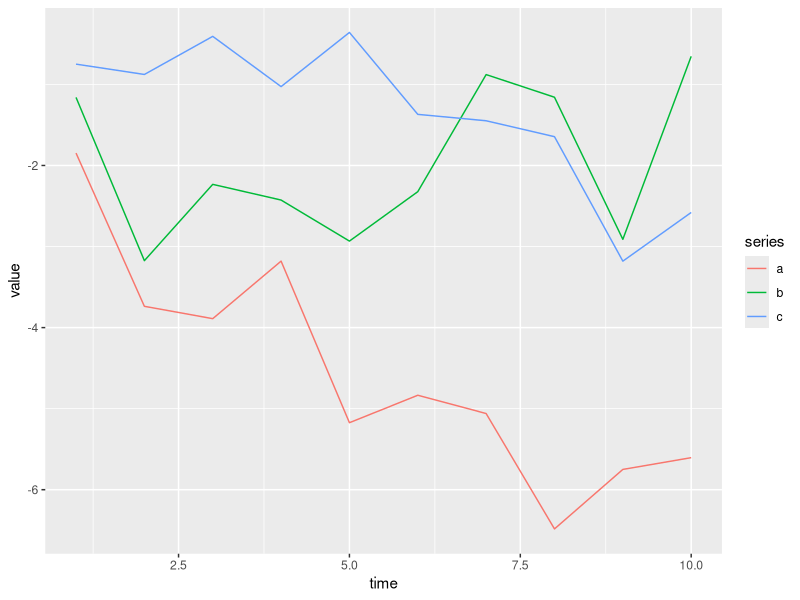
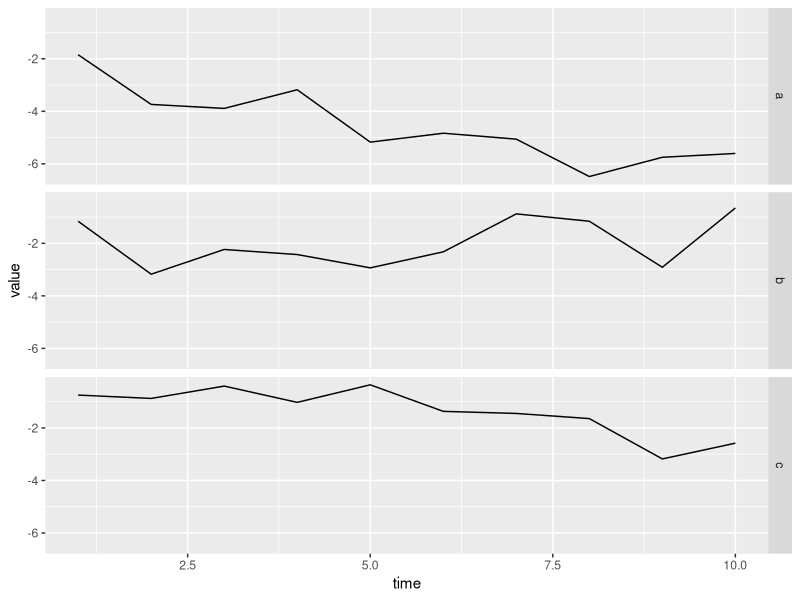
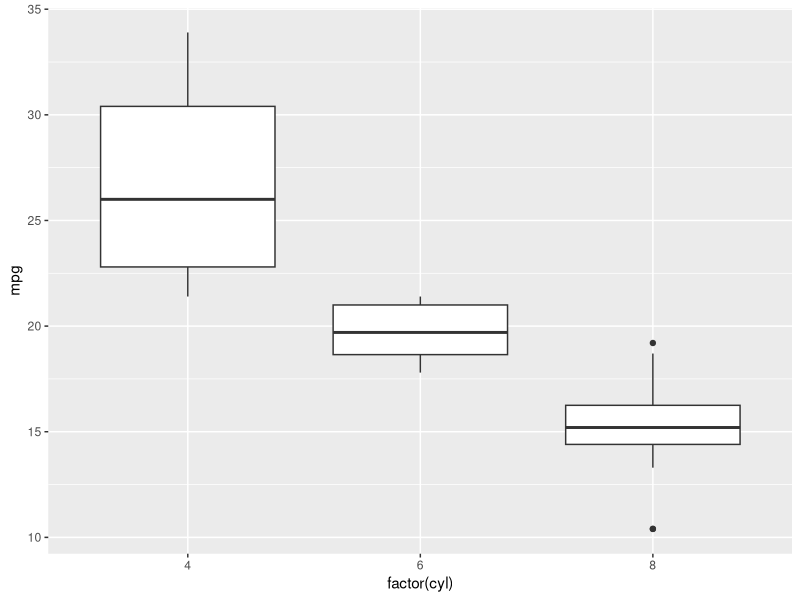

Write R code to recreate these figures, in order. (Note: this script raises an error after producing the figures.)
# -----------------------------------------------------------------------------
# 基本图形化展现

# -----------------------------------------------------------------------------
# 图形输出到另外一个文件
#jpeg("graphys/clustercenters.s01.vpm.boxplot.簇中心的月用电量箱线图.jpg") # jpeg图很模糊
#pdf.options(encoding='ISOLatin2.enc')						# 不能解决中文名报错的问题
#pdf.options(encoding = "CP1250")						# 不能解决中文名报错的问题
#pdf(c("graphys/clustercenters.s01.vpm.boxplot.簇中心的月用电量箱线图.pdf"))	# 中文名字会报错! 

pdf("graphys/clustercenters.s01.vpm.boxplot.pdf")
# 重置图形输出
dev.off()
# -----------------------------------------------------------------------------
# 安装包
#install.packages("ggplot2")
#library("ggplot2")

#------------------------------------------------------------------------------
# 平行坐标图

# -------------------------------------
# 图例
# 图例-为每一个列画图
require(ggplot2)
require(reshape)
df <- data.frame(time = 1:10,
                 a = cumsum(rnorm(10)),
                 b = cumsum(rnorm(10)),
                 c = cumsum(rnorm(10)))
df.vertical <- melt(df ,  id = 'time', variable_name = 'series')
# plot on same grid, each series colored differently -- 
# good if the series have same scale
ggplot(df.vertical, aes(time,value)) + geom_line(aes(colour = series))

# or plot on different plots
ggplot(df.vertical, aes(time,value)) + geom_line() + facet_grid(series ~ .)
#------------------------------------------------------------------------------
# 箱线图
p <- ggplot(mtcars, aes(factor(cyl), mpg))
p + geom_boxplot()

# 


# --------------------------------------------
# 方法一
p <- ggplot(vpm.v, aes(x=ym))		# defaults
p + geom_boxplot(aes(y=value))			# ok
p + geom_boxplot(aes(y=value, colour = rowid))	# ok but WRONG?????

p + stat_bin(geom="area")
p + stat_bin(geom="point")
p + stat_bin(geom="line")

p + geom_histogram(aes(fill = rowid))
p + geom_histogram(aes(y = ..density..))
# --------------------------------------------
# 方法二:  与方法一等价
p <- ggplot(vpm.v, aes(x=ym,y=value))	# defaults
p + geom_boxplot()			# ok
p + geom_boxplot(aes(colour = rowid))	# ok but WRONG?????
# --------------------------------------------
p + geom_histogram()
p + stat_bin(geom="area")
p + stat_bin(geom="point")
p + stat_bin(geom="line")

p + geom_histogram(aes(fill = clarity))
p + geom_histogram(aes(y = ..density..))
# ------------------------------------------------
dev.new()

ggplot(df.vertical, aes(time,value)) + geom_line(aes(colour = series))
ggplot(vpm.v, aes(rowid,value)) + geom_line(aes(colour = ym))

ggplot(vpm.v, aes(ym,value)) + geom_line(aes(colour = rowid))
# ------------------------------------------------
# *****************************************************************************
# 图例1
# 图形输出到另外一个目录
#pdf("graphys/legend01.pdf")
jpeg("graphys/legend01.jpg")

# 将colour参数设置在散点图第一层
p <- ggplot(data=mpg,aes(x=displ,y=hwy,colour=factor(cyl)))
p + geom_point() + geom_smooth()

# 重置图形输出
dev.off()

# -----------------------------------------------
# 图例2
# 图形输出到另外一个目录
#pdf("graphys/legend02.pdf")
jpeg("graphys/legend01.jpg")

# 对整体数据进行平滑，可将colour参数设置在散点图层内而非第一层，这样第三层的平滑图形就不会受到colour参数的影响。
p <- ggplot(mpg,aes(x=displ,y=hwy))
p + geom_point(aes(colour=factor(cyl))) + geom_smooth()

# 重置图形输出
dev.off()
# -----------------------------------------------
# 图例-箱线图 << R in action >>
library(ggplot2)
mtcars$cylinder <- as.factor(mtcars$cyl)
qplot(cylinder, mpg, data=mtcars, geom=c("boxplot", "jitter"),
      fill=cylinder, 
      main="Box plots with superimposed data points",
      xlab= "Number of Cylinders",
        ylab="Miles per Gallon")

# 图例-散点图 (增加了各自的回归线和置信区间带) << R in action >>
library(ggplot2)
transmission <- factor(mtcars$am, levels=c(0, 1), 
                       labels=c("Automatic",  "Manual"))
qplot(wt,mpg, data=mtcars, 
      color=transmission, shape=transmission,
      geom=c("point", "smooth"),
      method="lm", formula=y~x, 
      xlab="Weight", ylab="Miles Per Gallon", 
      main="Regression Example")

# 图例-分面(栅栏)图 (分面散点图) << R in action >>
library(ggplot2)
mtcars$cyl <- factor(mtcars$cyl, levels=c(4, 6, 8),
                     labels=c("4 cylinders", "6 cylinders", "8 cylinders"))
mtcars$am <- factor(mtcars$am, levels=c(0, 1), 
                    labels=c("Automatic",  "Manual"))
qplot(wt,mpg, data=mtcars, facets=am~cyl, size=hp)

# 图例-歌手身高密度图  << R in action >>
library(ggplot2)
data(singer, package="lattice")
qplot(height, data=singer, geom=c("density"),
      facets=voice.part~., fill=voice.part)
